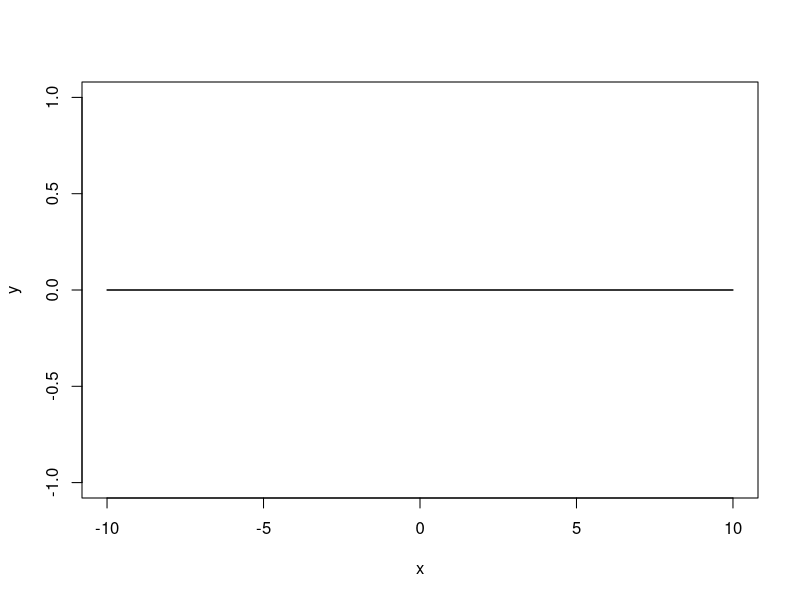
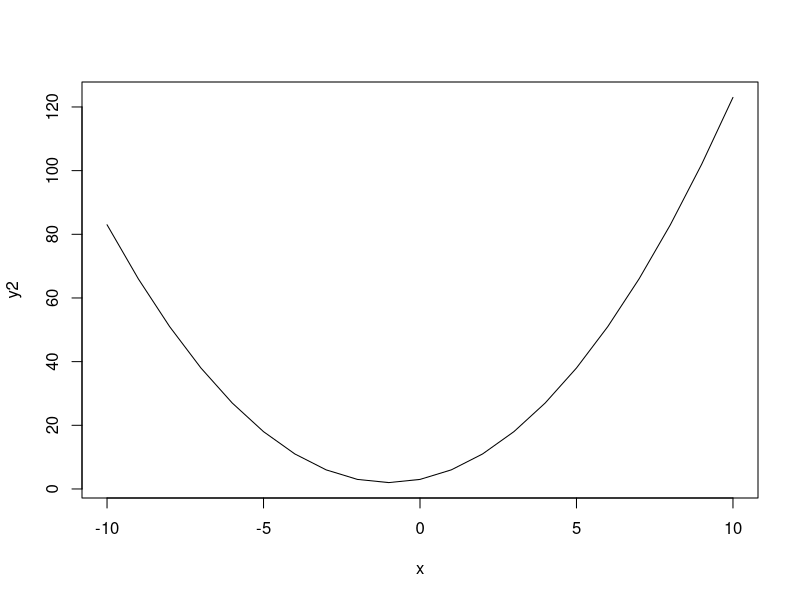
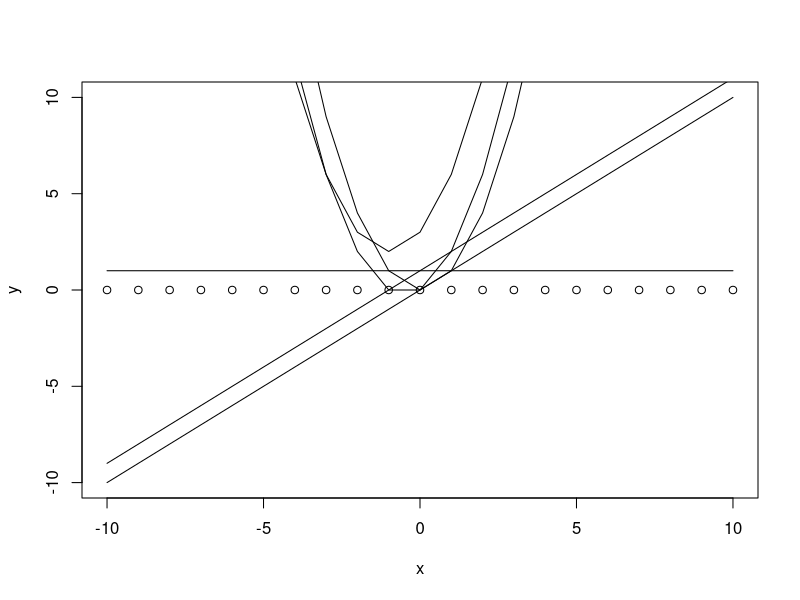

Write R code to recreate these figures, in order.
quad<-function(x,a=0,b=0,c=0){
  return(a*x^2+b*x+c)
}
x<-c(-1,0,1)
x<-seq(from=-10, to=10, by=1)
quad(x)

y<-quad(x)
plot(x,y,'l')
lines(x,y)


y2<-quad(x,1,2,3)

plot(x,y2,'l')

plot(x,y,xlim=c(-10,10),ylim=c(-10,10))
lines(x,y2)

y3<-quad(x,0,0,1)
y4<-quad(x,1,0,0)
y5<-quad(x,0,1,0)
y6<-quad(x,1,1,0)
y7<-quad(x,0,1,1)
y8<-quad(x,1,0,1)

lines(x,y3)
lines(x,y4)
lines(x,y5)
lines(x,y6)
lines(x,y7)